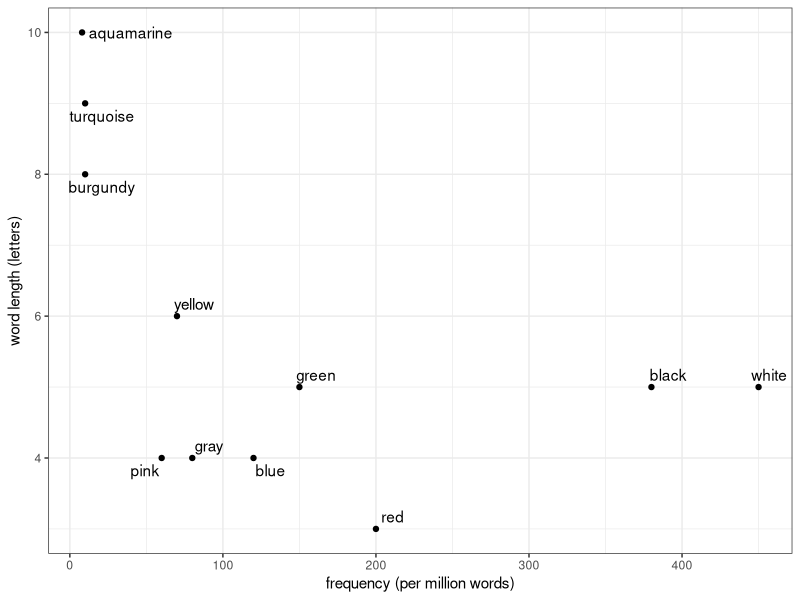
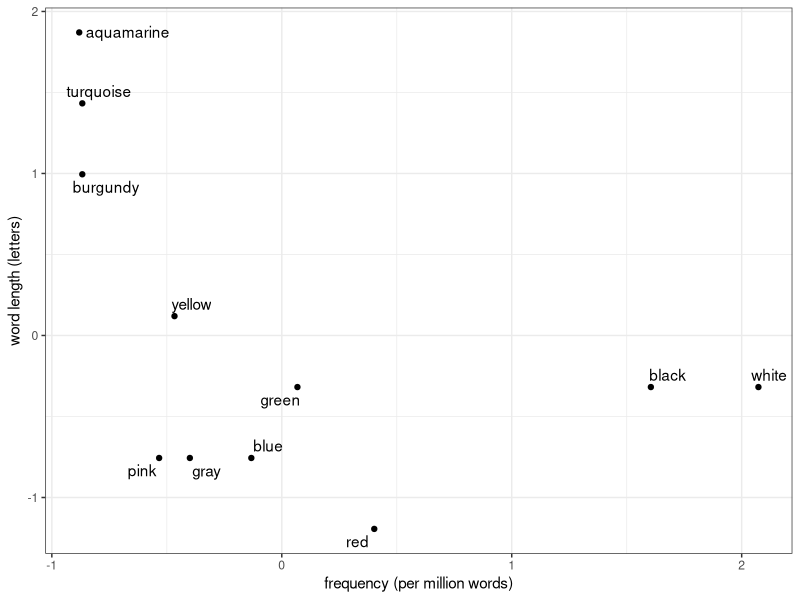
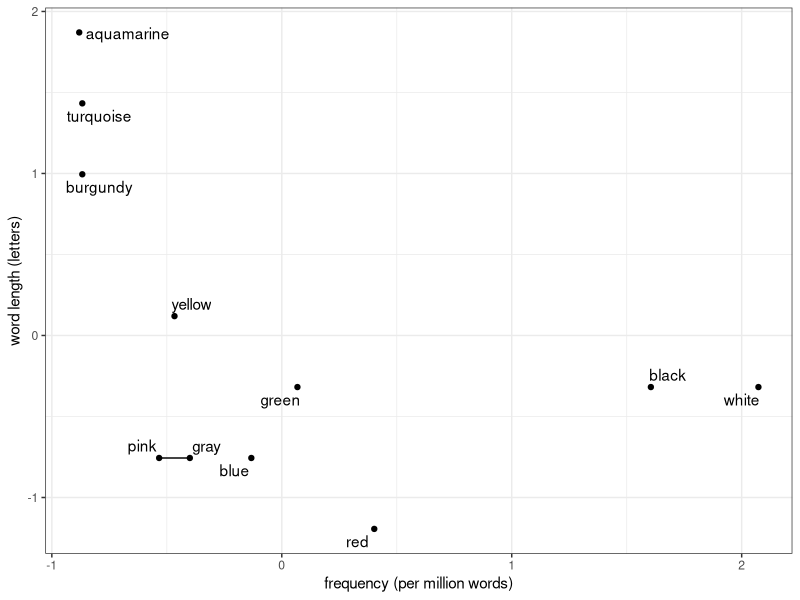
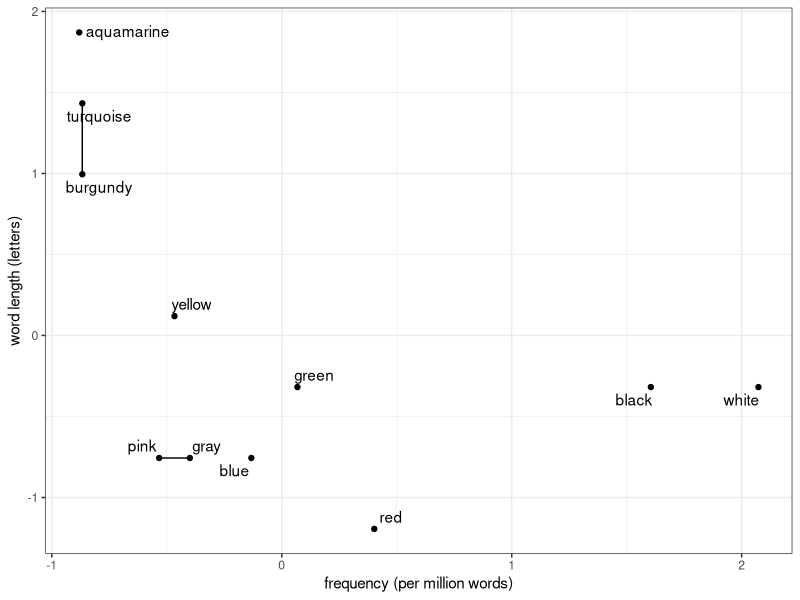
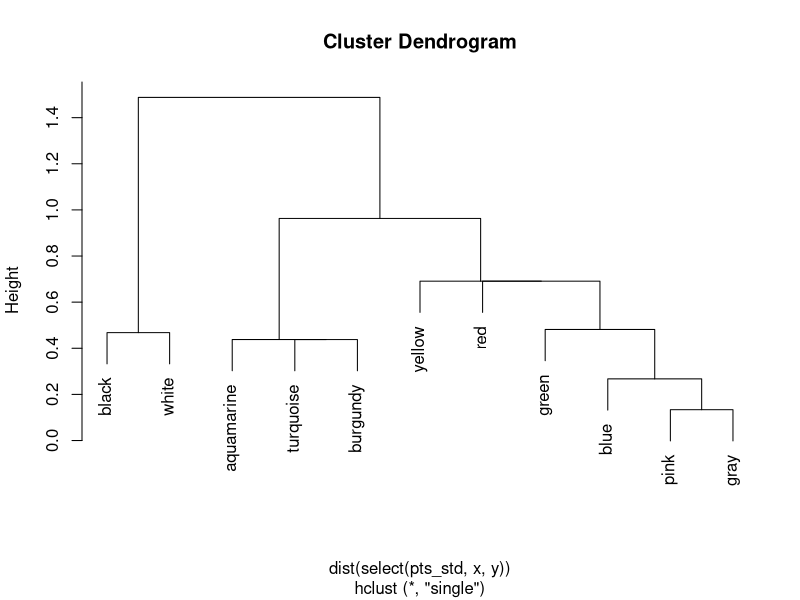
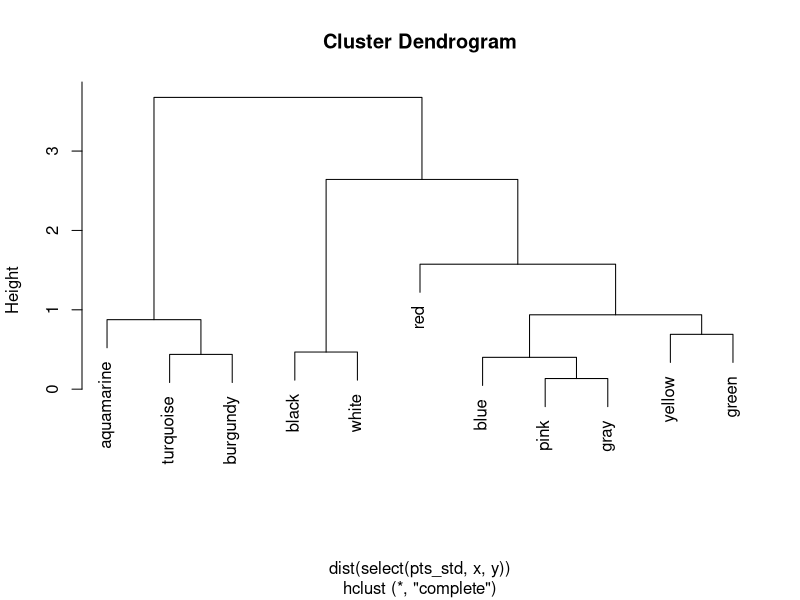
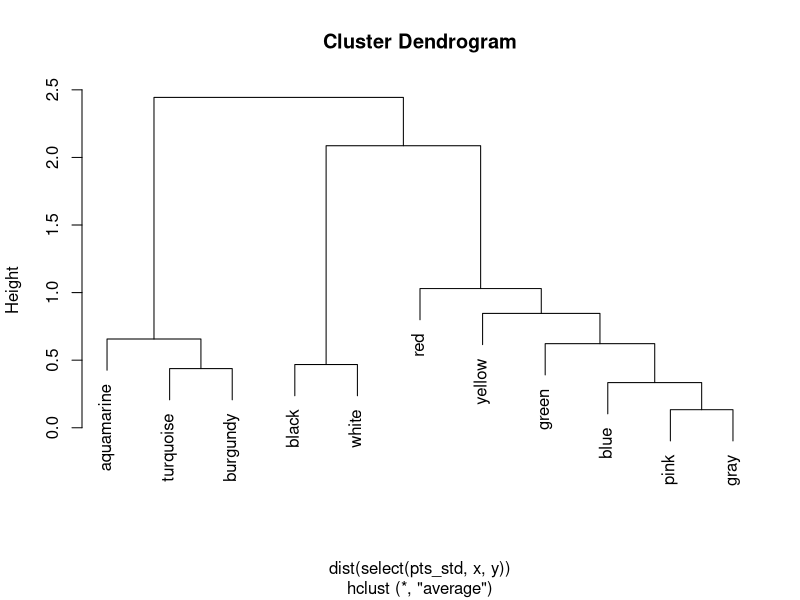
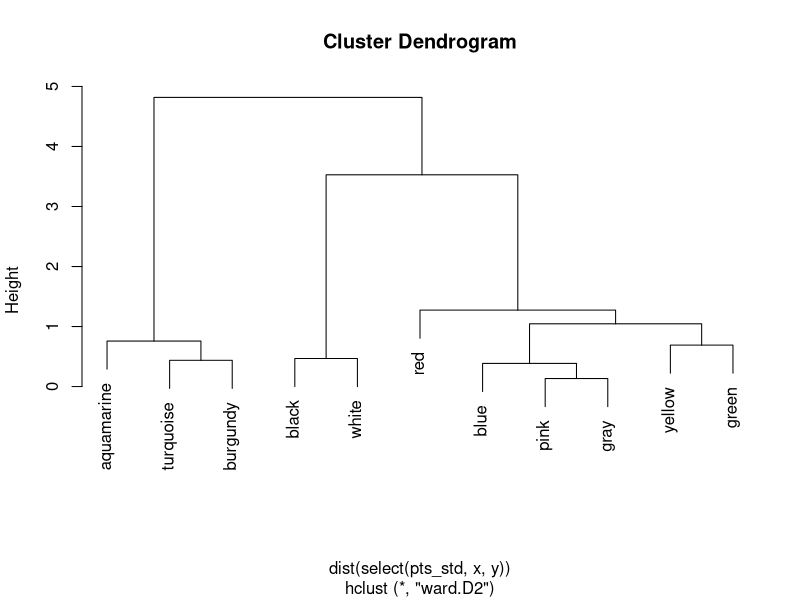

R code for these plots, in order:
## ---- chunk 1
library(ggplot2)
library(ggrepel)
library(dplyr)
theme_set(theme_bw())

pts <- data.frame(
  label = c("aquamarine", "turquoise", "burgundy",
            "yellow", "pink", "gray",
            "blue", "green", "red",
            "black", "white"),
  x = c(8, 10, 10,
        70, 60, 80,
        120, 150, 200,
        380, 450),
  y = c(10, 9, 8,
        6, 4, 4,
        4, 5, 3,
        5, 5)
)

ggplot(pts, aes(x = x, y = y, label = label)) +
  geom_point() +
  geom_text_repel() +
  labs(x = "frequency (per million words)",
       y = "word length (letters)")
## ---- chunk 2
pts_std <- pts |>
  mutate(x = scale(x),
         y = scale(y))

ggplot(pts_std, aes(x = x, y = y, label = label)) +
  geom_point() +
  geom_text_repel() +
  labs(x = "frequency (per million words)",
       y = "word length (letters)")
## ---- chunk 3
pink <- pts_std |> filter(label == "pink")
gray <- pts_std |> filter(label == "gray")

pg_dist <- sqrt((pink$x - gray$x)^2 + (pink$y - gray$y)^2)
## ---- chunk 4
ggplot(pts_std, aes(x = x, y = y, label = label)) +
  geom_point() +
  geom_path(data = filter(pts_std, label %in% c("pink", "gray"))) +
  geom_text_repel() +
  labs(x = "frequency (per million words)",
       y = "word length (letters)")
## ---- chunk 5
ggplot(pts_std, aes(x = x, y = y, label = label)) +
  geom_point() +
  geom_path(data = filter(pts_std, label %in% c("pink", "gray"))) +
  geom_path(data = filter(pts_std, label %in% c("burgundy", "turquoise"))) +
  geom_text_repel() +
  labs(x = "frequency (per million words)",
       y = "word length (letters)")
## ---- chunk 6
pts_std |>
  select(x, y) |>
  dist() |>
  hclust(method = "single") |>
  plot(labels = pts_std$label)
## ---- chunk 7
pts_std |>
  select(x, y) |>
  dist() |>
  hclust(method = "complete") |>
  plot(labels = pts_std$label)
## ---- chunk 8
pts_std |>
  select(x, y) |>
  dist() |>
  hclust(method = "average") |>
  plot(labels = pts_std$label)
## ---- chunk 9
pts_std |>
  select(x, y) |>
  dist() |>
  hclust(method = "ward.D2") |>
  plot(labels = pts_std$label)
## ---- chunk 10
library(cluster)

kmeans_results <- data.frame(
  K = 1:10,
  tot.withinss = NA,
  silhouette = NA
)

for (row in seq_len(nrow(kmeans_results))) {
  K <- kmeans_results$K[row]
  
  km <- kmeans(pts_std[, -1], K)
  
  kmeans_results$tot.withinss[row] <- km$tot.withinss
  kmeans_results$silhouette[row] <- if (K == 1) {
    0 
    } else {
      mean(silhouette(km$cluster, dist(pts_std[, -1]))[, "sil_width"])
    }
}

ggplot(kmeans_results, aes(x = K, y = tot.withinss)) +
  geom_point() + 
  geom_line() +
  scale_x_continuous(breaks = kmeans_results$K,
                     minor_breaks = NULL) +
  labs(x = "K", y = "Total within-cluster sum of squares")
## ---- chunk 11
ggplot(kmeans_results, aes(x = K, y = silhouette)) +
  geom_point() +
  geom_line() +
  scale_x_continuous(breaks = kmeans_results$K,
                     minor_breaks = NULL) +
  labs(x = K, y = "Silhouette score")
